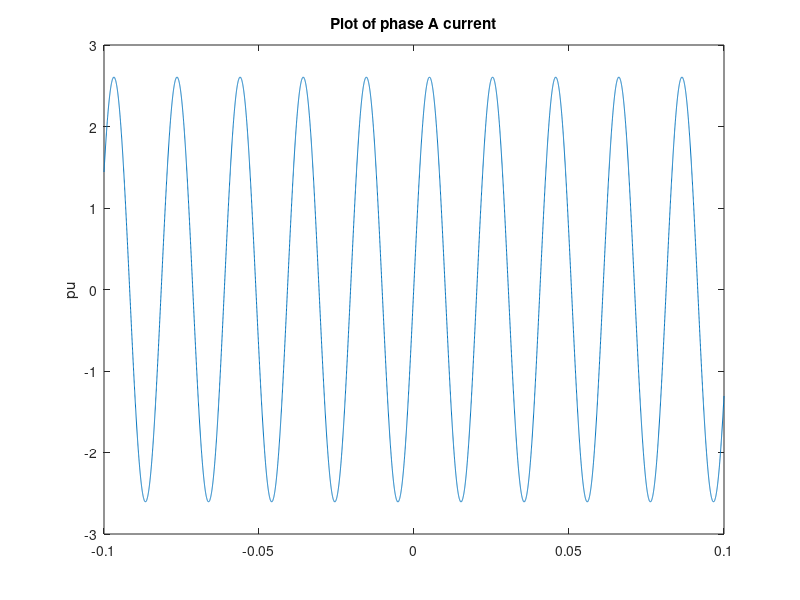
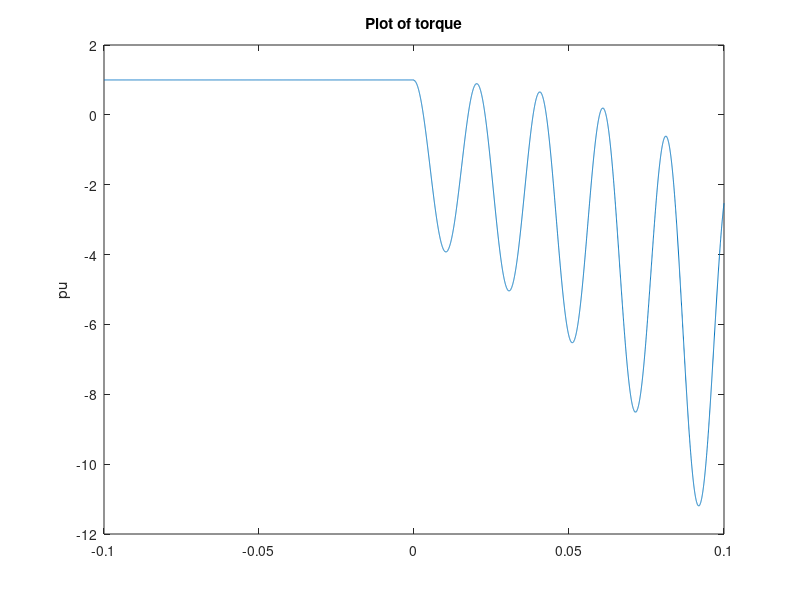

The MATLAB source for these figures, in order:
clear
clc

clc; clear;
% Intialization

j = sqrt(-1);
Rr  =  1.39e-3;             % ohm, Rotor resistance
Rs  =  1.343e-3;            % ohm, Stator resistance
fb  =  50;                  % Hz, Base frequency
p   =  6;                   % Number of poles
M   =  6;                   % sec, mechanical time constant
Pb  =  1.45e6;              % W, base power
Ib  =  1723*sqrt(2);        % A, base current
we  =  2*pi*fb;             % erad/s, synchronous speed
wmb =  we*(2/p);            % mrad/s, mechanical base speed
Tb  =  13.944e3;            % Nm, rated torque
Vb  = 331.98*sqrt(2);       % V, supply phase peak voltage
J = p/2*Pb*M/(wmb^2);       % inertia


% Impedance and angular speed calculations
Lls     =  0.1044e-3;       % H, Stator inducatnce
Llr     =  0.0498e-3;       % H, Rotor inductance
Lm      =  1.77016e-3;      % H, Magnetizing Inductance 
Lr      = Llr + Lm;
Ls      = Lls + Lm;

Xls     =  Lls*we;          % Ohm, Stator impedance
Xlr     =  Llr*we;          % Ohm, Rotor impedance
Xm      =  Lm*we;           % Ohm, Magnetizing impedance
wb      =  2*pi*fb;         % rad/s, Base speed
Xmstar  =  1/(1/Xls+1/Xm+1/Xlr);


% part a condition
slip = 0.0177;
wrotor = wb*(1-slip);      % rad/s, Base speed
w = 0;  % stationary frame
 
%% transient constants
sigma = 1 - Lm^2/(Ls*Lr);
Ls_prime = sigma*Ls;

Vsp = Vb/sqrt(2) * exp(j*we);
% Isp = Vsp / (Rs + j*Xls);
% Irp = Isp*j*Xm / (j*Xm + j*Xlr + Rr/slip);

Erp = Vsp * j*Xm / (Rs + j*(Xls + Xm));
Eqd_prime = (1-slip)*Lm/Lr*Erp;
eig = -Rs/Ls_prime;
Isc = -Eqd_prime / (Rs + j*wrotor*Ls_prime);
C = Vsp/(j*wrotor*Ls_prime);

t = linspace(-0.1,0.1,10000);
iqds = C*exp(-eig*t) + Isc*exp(j*wrotor*t);
iqdr = iqds * j*Xm/ (j*Xm + j*Xlr + Rr/slip);
iqs = real(iqds);
ids = -imag(iqds);
iqr = real(iqdr);
idr = -imag(iqdr);
T_transient = Tb + (3/2*p/6*Lm * (iqs.*idr - ids.*iqr)).*(t>=0);
plot(t, -real(iqds/Ib));
title('Plot of phase A current')
ylabel('pu')
figure
plot(t, T_transient/Tb);
title('Plot of torque')
ylabel('pu')